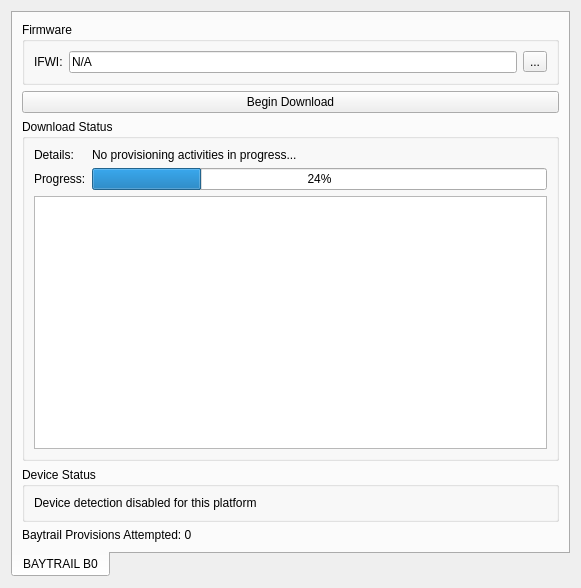
<?xml version="1.0" encoding="UTF-8"?>
<ui version="4.0">
 <class>XfstkDldrPluginUserInterface</class>
 <widget class="QWidget" name="XfstkDldrPluginUserInterface">
  <property name="geometry">
   <rect>
    <x>0</x>
    <y>0</y>
    <width>581</width>
    <height>588</height>
   </rect>
  </property>
  <property name="windowTitle">
   <string>Form</string>
  </property>
  <layout class="QGridLayout" name="gridLayout_2">
   <item row="0" column="0">
    <layout class="QGridLayout" name="gridLayout">
     <item row="0" column="0">
      <widget class="QTabWidget" name="UserInterface">
       <property name="tabPosition">
        <enum>QTabWidget::South</enum>
       </property>
       <property name="currentIndex">
        <number>0</number>
       </property>
       <widget class="QWidget" name="tab">
        <attribute name="title">
         <string>BAYTRAIL B0</string>
        </attribute>
        <layout class="QGridLayout" name="gridLayout_4">
         <item row="0" column="0">
          <widget class="QGroupBox" name="groupBox">
           <property name="title">
            <string>Firmware</string>
           </property>
           <layout class="QGridLayout" name="gridLayout_5">
            <item row="0" column="0">
             <layout class="QGridLayout" name="gridLayout_3">
              <item row="0" column="0">
               <widget class="QLabel" name="label_2">
                <property name="text">
                 <string>IFWI:</string>
                </property>
               </widget>
              </item>
              <item row="0" column="1">
               <widget class="QLineEdit" name="IFWIBin">
                <property name="text">
                 <string>N/A</string>
                </property>
               </widget>
              </item>
              <item row="0" column="2">
               <widget class="QToolButton" name="BrowseIFWIBin">
                <property name="text">
                 <string>...</string>
                </property>
               </widget>
              </item>
             </layout>
            </item>
           </layout>
          </widget>
         </item>
         <item row="1" column="0">
          <widget class="QPushButton" name="BeginDownload">
           <property name="text">
            <string>Begin Download</string>
           </property>
          </widget>
         </item>
         <item row="2" column="0">
          <widget class="QGroupBox" name="groupBox_3">
           <property name="title">
            <string>Download Status</string>
           </property>
           <layout class="QGridLayout" name="gridLayout_9">
            <item row="0" column="0">
             <layout class="QGridLayout" name="gridLayout_8">
              <item row="0" column="0">
               <widget class="QLabel" name="label_5">
                <property name="text">
                 <string>Details:</string>
                </property>
               </widget>
              </item>
              <item row="1" column="0">
               <widget class="QLabel" name="label_6">
                <property name="text">
                 <string>Progress:</string>
                </property>
               </widget>
              </item>
              <item row="0" column="1">
               <widget class="QLabel" name="DownloadDetails">
                <property name="text">
                 <string>No provisioning activities in progress...</string>
                </property>
               </widget>
              </item>
              <item row="1" column="1">
               <widget class="QProgressBar" name="DownloadProgress">
                <property name="value">
                 <number>24</number>
                </property>
               </widget>
              </item>
             </layout>
            </item>
            <item row="1" column="0">
             <widget class="QListWidget" name="StatusLog">
              <property name="horizontalScrollBarPolicy">
               <enum>Qt::ScrollBarAlwaysOff</enum>
              </property>
              <property name="selectionMode">
               <enum>QAbstractItemView::SingleSelection</enum>
              </property>
             </widget>
            </item>
           </layout>
          </widget>
         </item>
         <item row="3" column="0">
          <widget class="QGroupBox" name="groupBox_4">
           <property name="title">
            <string>Device Status</string>
           </property>
           <layout class="QGridLayout" name="gridLayout_11">
            <item row="0" column="0">
             <layout class="QGridLayout" name="gridLayout_10">
              <item row="0" column="0">
               <widget class="QLabel" name="DeviceStatus">
                <property name="text">
                 <string>Device detection disabled for this platform</string>
                </property>
               </widget>
              </item>
             </layout>
            </item>
           </layout>
          </widget>
         </item>
         <item row="4" column="0">
          <widget class="QLabel" name="ProvisionCount">
           <property name="text">
            <string>Baytrail Provisions Attempted: 0</string>
           </property>
          </widget>
         </item>
        </layout>
       </widget>
      </widget>
     </item>
    </layout>
   </item>
  </layout>
 </widget>
 <resources/>
 <connections/>
</ui>
